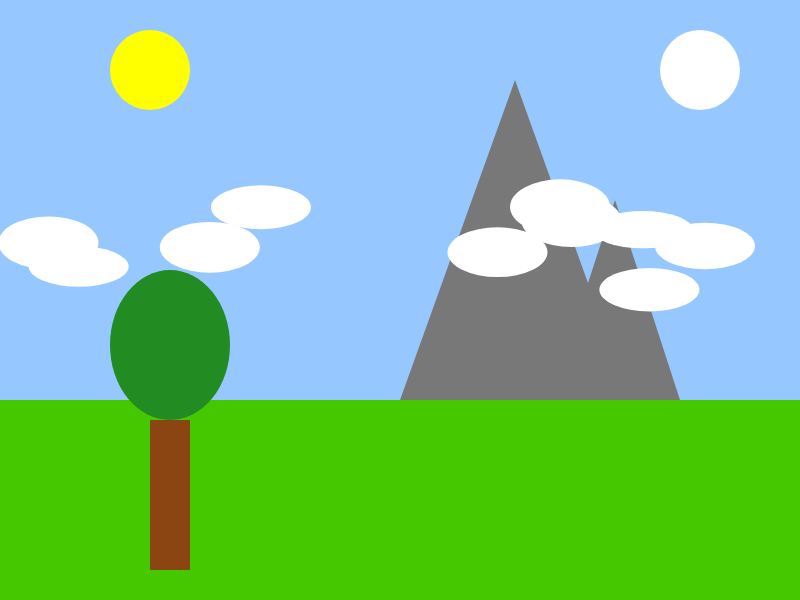
Frame 1 (no input)
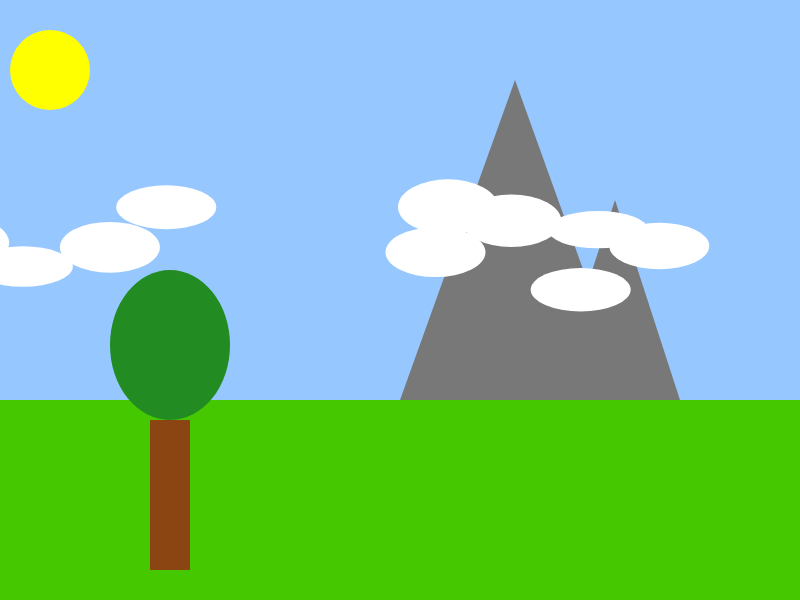
Frame 60 (no input)
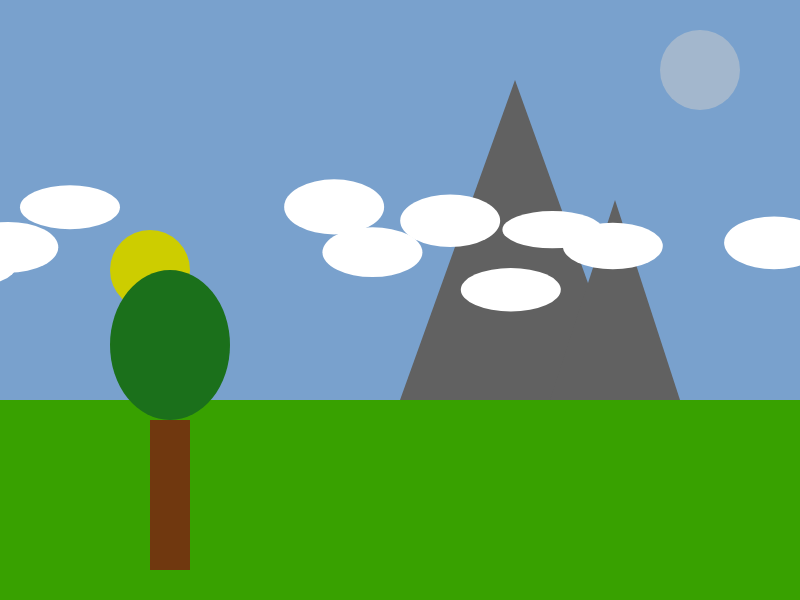
Frame 120 (the mouse pressed at the canvas centre since frame 60)

The p5.js sketch that drew these frames (run headless with seeded random() and noise() and a simulated clock; from frame 60 on, the mouse is pressed at the canvas centre):

// p5.js sketch
// ── sketch.js

var groundHeight;
var mountain1;
var mountain2;
var tree;
var moon;
var sun;
var darkness;


var birds = []; //clouds


function setup() {
  createCanvas(800, 600);
  groundHeight = (height / 3) * 2;

  mountain1 = {
    x: 400,
    y: groundHeight,
    height: 320,
    width: 230
  };
  mountain2 = {
    x: 550,
    y: groundHeight,
    height: 200,
    width: 130
  };

  tree = {
    x: 150,
    y: groundHeight + 20,
    trunkWidth: 40,
    trunkHeight: 150,
    canopyWidth: 120,
    canopyHeight: 150
  };

  sun = {
    x: 150,
    y: 70,
    diameter: 80,
  };

  moon = {
    x: 700,
    y: 70,
    diameter: 80,
    brightness: 255 
  };

  darkness = 0;
  
 
  for (var i = 0; i < 10; i++) {
    var bird = {
      x: random(width),
      y: random(groundHeight / 2, height / 2),
      size: random(30,60),
      speed: random(0.5, 2)
	  
    };
    birds.push(bird);
  }

}

function draw() {
  background(150, 200, 255);
  noStroke();

  fill(255, 255, 0);
  ellipse(sun.x, sun.y + mouseX / 2, sun.diameter);

  fill(255, 255, 255, moon.brightness);
  ellipse(moon.x, moon.y, moon.diameter);

  fill(70, 200, 0);
  rect(0, groundHeight, width, height - groundHeight);

  fill(120);
  triangle(mountain1.x, mountain1.y,
    mountain1.x + mountain1.width, mountain1.y,
    mountain1.x + (mountain1.width / 2), mountain1.y - mountain1.height);

  triangle(mountain2.x, mountain2.y,
    mountain2.x + mountain2.width, mountain2.y,
    mountain2.x + (mountain2.width / 2), mountain2.y - mountain2.height);

 
  fill(139, 69, 19); 
  rect(tree.x, tree.y, tree.trunkWidth, tree.trunkHeight);
  fill(34, 139, 34); 
  ellipse(tree.x + tree.trunkWidth / 2, tree.y - tree.canopyHeight / 2, tree.canopyWidth, tree.canopyHeight);

 
  fill(0, darkness); 
  rect(0, 0, width, height);

  moon.brightness = map(mouseX, 0, width, 0, 255); 
  sun.x = map(mouseX, 0, width, 50, 250); 
  darkness = map(mouseX, 0, width, 0, 100); 


  for (var i = 0; i < birds.length; i++) {
    var bird = birds[i];
    fill(255);
    ellipse(bird.x, bird.y, 100,bird.size);
    bird.x -= bird.speed;
    if (bird.x < -bird.size) {
      bird.x = width + bird.size;
    }
  }
}
